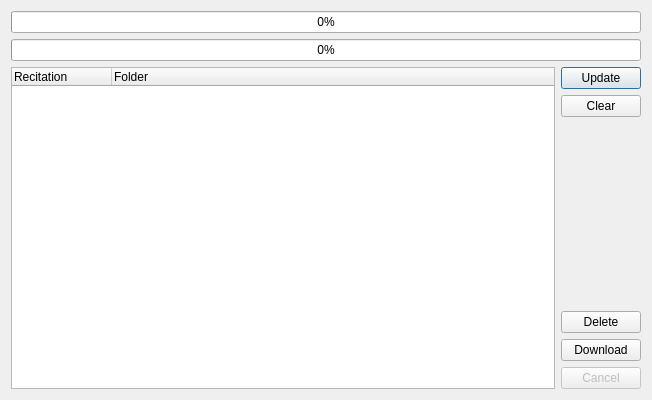
<?xml version="1.0" encoding="UTF-8"?>
<ui version="4.0">
 <class>DownloadDialog</class>
 <widget class="QDialog" name="DownloadDialog">
  <property name="geometry">
   <rect>
    <x>0</x>
    <y>0</y>
    <width>652</width>
    <height>400</height>
   </rect>
  </property>
  <property name="sizePolicy">
   <sizepolicy hsizetype="Fixed" vsizetype="Fixed">
    <horstretch>0</horstretch>
    <verstretch>0</verstretch>
   </sizepolicy>
  </property>
  <property name="windowTitle">
   <string>Downloads</string>
  </property>
  <layout class="QVBoxLayout" name="verticalLayout_2">
   <item>
    <widget class="QProgressBar" name="file_progressBar">
     <property name="enabled">
      <bool>true</bool>
     </property>
     <property name="value">
      <number>0</number>
     </property>
    </widget>
   </item>
   <item>
    <widget class="QProgressBar" name="global_progressBar">
     <property name="enabled">
      <bool>true</bool>
     </property>
     <property name="styleSheet">
      <string notr="true"/>
     </property>
     <property name="value">
      <number>0</number>
     </property>
     <property name="textVisible">
      <bool>true</bool>
     </property>
    </widget>
   </item>
   <item>
    <layout class="QHBoxLayout" name="horizontalLayout">
     <item>
      <widget class="QTreeWidget" name="recitations_treeWidget">
       <column>
        <property name="text">
         <string>Recitation</string>
        </property>
       </column>
       <column>
        <property name="text">
         <string>Folder</string>
        </property>
       </column>
      </widget>
     </item>
     <item>
      <layout class="QVBoxLayout" name="verticalLayout">
       <item>
        <widget class="QPushButton" name="fetchButton">
         <property name="text">
          <string>Update</string>
         </property>
        </widget>
       </item>
       <item>
        <widget class="QPushButton" name="uncheckButton">
         <property name="text">
          <string>Clear</string>
         </property>
        </widget>
       </item>
       <item>
        <spacer name="verticalSpacer">
         <property name="orientation">
          <enum>Qt::Vertical</enum>
         </property>
         <property name="sizeHint" stdset="0">
          <size>
           <width>20</width>
           <height>40</height>
          </size>
         </property>
        </spacer>
       </item>
       <item>
        <widget class="QPushButton" name="deleteButton">
         <property name="text">
          <string>Delete</string>
         </property>
        </widget>
       </item>
       <item>
        <widget class="QPushButton" name="downloadButton">
         <property name="enabled">
          <bool>true</bool>
         </property>
         <property name="text">
          <string>Download</string>
         </property>
        </widget>
       </item>
       <item>
        <widget class="QPushButton" name="cancelButton">
         <property name="enabled">
          <bool>false</bool>
         </property>
         <property name="text">
          <string>Cancel</string>
         </property>
        </widget>
       </item>
      </layout>
     </item>
    </layout>
   </item>
  </layout>
 </widget>
 <resources/>
 <connections/>
</ui>
